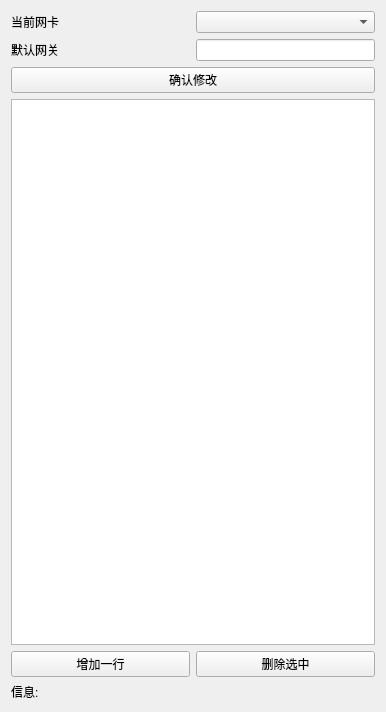
<?xml version="1.0" encoding="UTF-8"?>
<ui version="4.0">
 <class>Form</class>
 <widget class="QWidget" name="Form">
  <property name="geometry">
   <rect>
    <x>0</x>
    <y>0</y>
    <width>364</width>
    <height>712</height>
   </rect>
  </property>
  <property name="sizePolicy">
   <sizepolicy hsizetype="Minimum" vsizetype="Expanding">
    <horstretch>0</horstretch>
    <verstretch>0</verstretch>
   </sizepolicy>
  </property>
  <property name="minimumSize">
   <size>
    <width>0</width>
    <height>0</height>
   </size>
  </property>
  <property name="maximumSize">
   <size>
    <width>500</width>
    <height>16777215</height>
   </size>
  </property>
  <property name="windowTitle">
   <string>Form</string>
  </property>
  <layout class="QGridLayout" name="gridLayout_2">
   <item row="0" column="0">
    <layout class="QVBoxLayout" name="verticalLayout">
     <item>
      <layout class="QGridLayout" name="gridLayout">
       <item row="0" column="0">
        <widget class="QLabel" name="label_card">
         <property name="sizePolicy">
          <sizepolicy hsizetype="Expanding" vsizetype="Preferred">
           <horstretch>0</horstretch>
           <verstretch>0</verstretch>
          </sizepolicy>
         </property>
         <property name="text">
          <string>当前网卡</string>
         </property>
        </widget>
       </item>
       <item row="0" column="1">
        <widget class="QComboBox" name="box_card">
         <property name="sizePolicy">
          <sizepolicy hsizetype="Expanding" vsizetype="Fixed">
           <horstretch>0</horstretch>
           <verstretch>0</verstretch>
          </sizepolicy>
         </property>
        </widget>
       </item>
       <item row="1" column="0">
        <widget class="QLabel" name="label_grate_way">
         <property name="sizePolicy">
          <sizepolicy hsizetype="Expanding" vsizetype="Preferred">
           <horstretch>0</horstretch>
           <verstretch>0</verstretch>
          </sizepolicy>
         </property>
         <property name="text">
          <string>默认网关</string>
         </property>
        </widget>
       </item>
       <item row="1" column="1">
        <widget class="QLineEdit" name="line_gateway"/>
       </item>
      </layout>
     </item>
     <item>
      <widget class="QPushButton" name="pushButton">
       <property name="sizePolicy">
        <sizepolicy hsizetype="Expanding" vsizetype="Fixed">
         <horstretch>0</horstretch>
         <verstretch>0</verstretch>
        </sizepolicy>
       </property>
       <property name="maximumSize">
        <size>
         <width>16777215</width>
         <height>16777215</height>
        </size>
       </property>
       <property name="text">
        <string>确认修改</string>
       </property>
      </widget>
     </item>
     <item>
      <widget class="QTableWidget" name="table">
       <property name="enabled">
        <bool>true</bool>
       </property>
       <property name="minimumSize">
        <size>
         <width>364</width>
         <height>364</height>
        </size>
       </property>
       <property name="maximumSize">
        <size>
         <width>16777215</width>
         <height>16777215</height>
        </size>
       </property>
      </widget>
     </item>
     <item>
      <layout class="QHBoxLayout" name="horizontalLayout">
       <item>
        <widget class="QPushButton" name="btn_add">
         <property name="sizePolicy">
          <sizepolicy hsizetype="Expanding" vsizetype="Fixed">
           <horstretch>0</horstretch>
           <verstretch>0</verstretch>
          </sizepolicy>
         </property>
         <property name="text">
          <string>增加一行</string>
         </property>
        </widget>
       </item>
       <item>
        <widget class="QPushButton" name="btn_del">
         <property name="sizePolicy">
          <sizepolicy hsizetype="Expanding" vsizetype="Fixed">
           <horstretch>0</horstretch>
           <verstretch>0</verstretch>
          </sizepolicy>
         </property>
         <property name="text">
          <string>删除选中</string>
         </property>
        </widget>
       </item>
      </layout>
     </item>
     <item>
      <widget class="QLabel" name="label_info">
       <property name="sizePolicy">
        <sizepolicy hsizetype="Expanding" vsizetype="Fixed">
         <horstretch>0</horstretch>
         <verstretch>0</verstretch>
        </sizepolicy>
       </property>
       <property name="text">
        <string>信息:</string>
       </property>
      </widget>
     </item>
    </layout>
   </item>
  </layout>
 </widget>
 <resources/>
 <connections/>
</ui>
